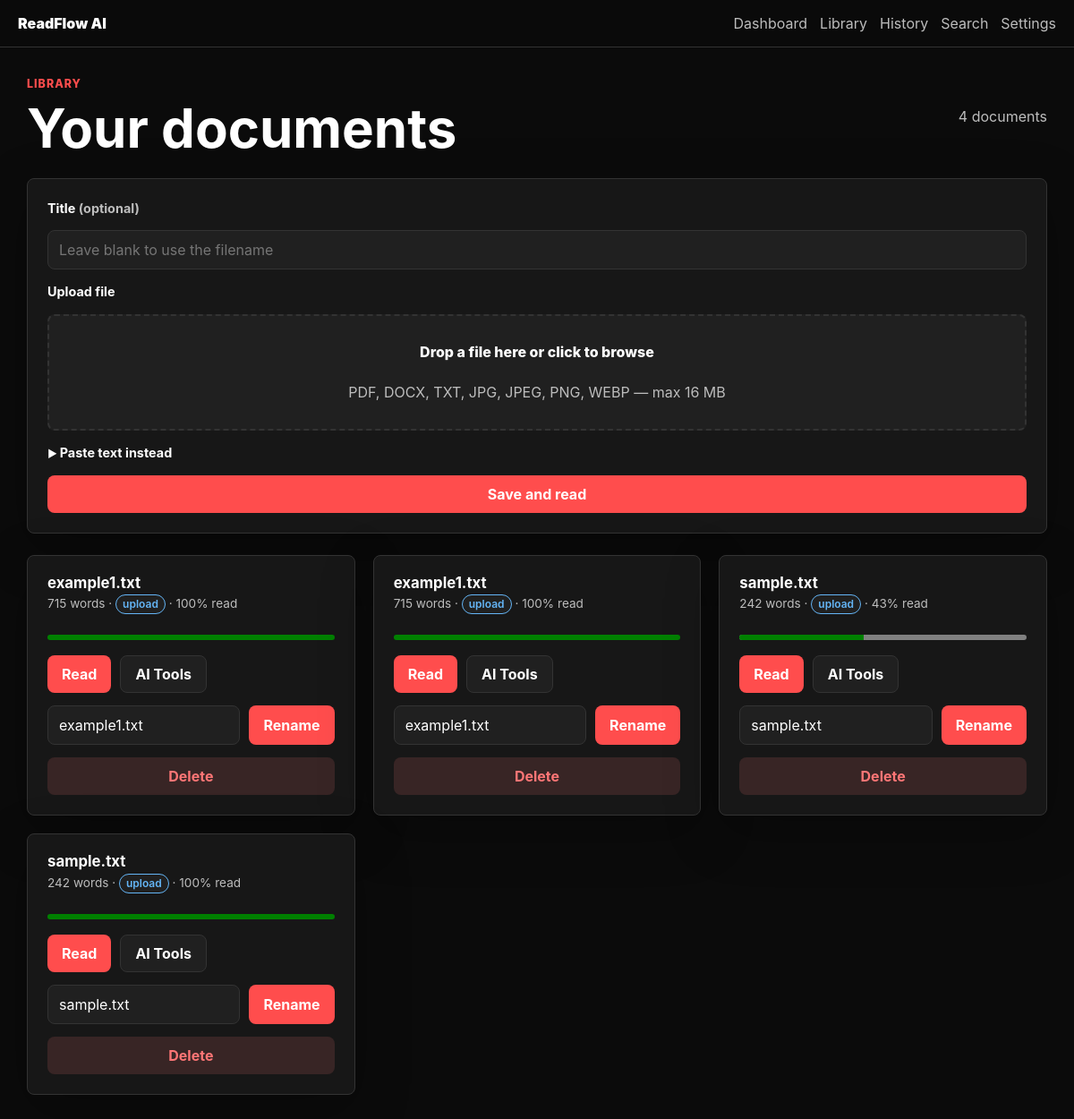
The page /library on the database its author committed.
### tables this page shows
CREATE TABLE documents (
    id                INTEGER PRIMARY KEY AUTOINCREMENT,
    user_id           INTEGER,
    title             TEXT,
    original_filename TEXT,
    stored_filename   TEXT,
    file_type         TEXT,
    source_type       TEXT      NOT NULL DEFAULT 'manual',
    content           TEXT,
    word_count        INTEGER   NOT NULL DEFAULT 0,
    last_position     INTEGER   NOT NULL DEFAULT 0,
    last_wpm          INTEGER   NOT NULL DEFAULT 200,
    last_mode         TEXT      NOT NULL DEFAULT 'word',
    created_at        TIMESTAMP DEFAULT CURRENT_TIMESTAMP,
    updated_at        TIMESTAMP DEFAULT CURRENT_TIMESTAMP,
    FOREIGN KEY (user_id) REFERENCES users(id) ON DELETE CASCADE
);

### blueprints/library_bp.py (the view)
@library_bp.route("/library", methods=["GET", "POST"])
@login_required
def index():
    if request.method == "POST":
        document_id = _create_document_from_request()
        if document_id:
            return redirect(url_for("library.read_document", document_id=document_id))
        return redirect(url_for("library.index"))
    page = max(1, request.args.get("page", 1, type=int))
    offset = (page - 1) * _PER_PAGE
    total = query_one(
        "SELECT COUNT(*) AS n FROM documents WHERE user_id = ?",
        (session["user_id"],),
    )["n"]
    documents = query_all(
        "SELECT * FROM documents WHERE user_id = ? ORDER BY updated_at DESC LIMIT ? OFFSET ?",
        (session["user_id"], _PER_PAGE, offset),
    )
    total_pages = max(1, (total + _PER_PAGE - 1) // _PER_PAGE)
    return render_template(
        "library.html",
        documents=documents,
        page=page,
        total_pages=total_pages,
        total=total,
    )

### auth.py (called while the page is built)
def load_logged_in_user() -> None:
    user_id = session.get("user_id")
    if not user_id:
        default_user = get_or_create_default_user()
        if default_user:
            session["user_id"] = default_user["id"]
            user_id = default_user["id"]
    if user_id:
        g.user = query_one("SELECT * FROM users WHERE id = ?", (user_id,))
        g.user_settings = get_or_create_user_settings(user_id) if g.user else None
    else:
        g.user = None
        g.user_settings = None

def login_required(view):
    @wraps(view)
    def wrapped_view(*args, **kwargs):
        if g.user is None:
            return redirect(url_for("main.index"))
        return view(*args, **kwargs)
    return wrapped_view

### db.py (called while the page is built, shortened)
def get_db() -> sqlite3.Connection:
    if "db" not in g:
        g.db = sqlite3.connect(
            str(current_app.config["DATABASE_PATH"]),
        )
        g.db.row_factory = sqlite3.Row
        g.db.execute("PRAGMA foreign_keys = ON")
        g.db.execute("PRAGMA journal_mode = WAL")
    return g.db

def query_one(sql: str, params: tuple = ()) -> sqlite3.Row | None:
    return get_db().execute(sql, params).fetchone()

def query_all(sql: str, params: tuple = ()) -> list[sqlite3.Row]:
    return get_db().execute(sql, params).fetchall()

def get_or_create_default_user() -> sqlite3.Row:
    real_user = query_one(
        """
        SELECT u.*
        FROM   users u
        LEFT JOIN documents d ON d.user_id = u.id
        WHERE  u.email != ?
        GROUP  BY u.id
        ORDER  BY MAX(d.updated_at) DESC NULLS LAST, u.id DESC
        LIMIT  1
        """,
        (_DEFAULT_USER_EMAIL,),
    )
    if real_user:
        return real_user

def get_or_create_user_settings(user_id: int) -> sqlite3.Row:
    row = query_one("SELECT * FROM settings WHERE user_id = ?", (user_id,))
    if row is None:
        with transaction() as db:
            db.execute(
                "INSERT OR IGNORE INTO settings (user_id) VALUES (?)", (user_id,)
            )
        row = query_one("SELECT * FROM settings WHERE user_id = ?", (user_id,))
    return row

### templates/library.html (shortened to what this page needs)
{% extends "base.html" %}
{% block content %}
<section class="page-header">
    <div>
        <p class="eyebrow">Library</p>
        <h1>Your documents</h1>
    </div>
    {% if total %}<span class="muted">{{ total }} document{{ 's' if total != 1 }}</span>{% endif %}
</section>
<form class="upload-form" action="{{ url_for('library.index') }}"
      method="post" enctype="multipart/form-data">
    <label class="field-label" for="title">Title <span class="muted">(optional)</span></label>
    <input id="title" name="title" type="text" placeholder="Leave blank to use the filename">
    <label class="field-label" for="document">Upload file</label>
    <label id="drop-zone" class="drop-zone" for="document">
        <span class="drop-title">Drop a file here or click to browse</span>
        <span id="selected-file" class="drop-detail">
            PDF, DOCX, TXT, JPG, JPEG, PNG, WEBP &mdash; max 16 MB
        </span>
    </label>
    <details class="paste-toggle">
        <summary class="field-label" style="cursor:pointer">Paste text instead</summary>
    </details>
    <button class="primary-button" type="submit">Save and read</button>
</form>
{% if documents %}
<section class="document-grid">
    {% for doc in documents %}
        <article class="document-card">
            <div class="doc-meta">
                <h2>{{ doc.title }}</h2>
                <p>
                    {{ "{:,}".format(doc.word_count) }} words
                    &middot;
                    <span class="source-badge source-{{ doc.source_type }}">{{ doc.source_type }}</span>
                    &middot;
                    {% if doc.word_count > 0 %}
                        {{ ((doc.last_position / doc.word_count) * 100) | round | int }}% read
                    {% else %}
                        not started
                    {% endif %}
                </p>
                <progress
                    value="{{ doc.last_position }}"
                    max="{{ doc.word_count or 1 }}"
                    aria-label="{{ ((doc.last_position / (doc.word_count or 1)) * 100) | round | int }}% complete">
                </progress>
            </div>
            <div class="card-actions">
                <a class="primary-button" href="{{ url_for('library.read_document', document_id=doc.id) }}">Read</a>
                <a class="secondary-link"  href="{{ url_for('ai.ai_tools', document_id=doc.id) }}">AI Tools</a>
            </div>
            <form class="inline-form" action="{{ url_for('library.rename_document', document_id=doc.id) }}" method="post">
                <input name="title" type="text" value="{{ doc.title }}" aria-label="New title">
                <button type="submit">Rename</button>
            </form>
            <form action="{{ url_for('library.delete_document', document_id=doc.id) }}" method="post"
                  onsubmit="return confirm('Delete "{{ doc.title | e }}"? This cannot be undone.')">
                <button class="danger-button" type="submit">Delete</button>
            </form>
        </article>
    {% endfor %}
</section>
{% else %}
<p class="empty-state" style="margin-top:2rem">
    No documents yet. Upload a file or paste text above to get started.
</p>
{% endif %}
{% endblock %}

### static/css/style.css (style rules this page uses)
:root { --background: #0B0B0B; --surface: #171717; --surface-soft: #202020; --text: #FFFFFF; --muted: #BDBDBD; --accent: #FF4D4D; --accent-dim: rgba(255,77,77,.12); --success: #4CAF50; --success-dim: rgba(76,175,80,.12); --info: #2196F3; --info-dim: rgba(33,150,243,.12); --border: #333333; --danger: #ff7676; --danger-dim: rgba(255,118,118,.14); --shadow: 0 18px 60px rgba(0,0,0,.28); --radius: 8px; --transition: 160ms ease; }
*, *::before, *::after { box-sizing: border-box; }
body { margin: 0; min-height: 100vh; background: var(--background); color: var(--text); font-family: Inter, Arial, Helvetica, sans-serif; font-size: 16px; line-height: 1.5; }
a { color: inherit; }
.eyebrow { margin: 0 0 8px; color: var(--accent); font-size: .78rem; font-weight: 800; letter-spacing: .08em; text-transform: uppercase; }
h1, h2 { margin: 0; line-height: 1.05; }
h1 { font-size: clamp(2rem, 5vw, 4rem); }
h2 { font-size: 1.2rem; }
.muted, .empty-state, .field-help, .drop-detail, .shortcut-help, .document-card p, .metric-card span, small { color: var(--muted); }
.document-grid { display: grid; grid-template-columns: repeat(auto-fill, minmax(280px,1fr)); gap: 20px; margin-top: 24px; }
.page-header, .reader-header { display: flex; align-items: center; justify-content: space-between; gap: 16px; margin-bottom: 24px; flex-wrap: wrap; }
.header-actions, .hero-actions, .card-actions { display: flex; gap: 10px; flex-wrap: wrap; }
.card, .feature-card, .panel-form, .upload-form, .reader-panel, .document-card, .metric-card { border: 1px solid var(--border); border-radius: var(--radius); background: var(--surface); box-shadow: var(--shadow); }
.card, .feature-card, .panel-form, .upload-form, .reader-panel, .document-card { padding: 22px; }
button, .primary-button, .secondary-link, .danger-button { min-height: 42px; display: inline-grid; place-items: center; border: 0; border-radius: var(--radius); padding: 0 16px; color: var(--text); font: inherit; font-weight: 700; cursor: pointer; text-decoration: none; transition: filter var(--transition); white-space: nowrap; }
button, .primary-button { background: var(--accent); }
.secondary-link, .controls button, .reader-actions button { border: 1px solid var(--border); background: var(--surface-soft); }
.danger-button { width: 100%; background: var(--danger-dim); color: var(--danger); border: 1px solid transparent; }
.panel-form, .upload-form { display: grid; gap: 14px; }
.field-label, .check-row { font-weight: 700; font-size: .9rem; }
input[type="text"], input[type="email"], input[type="password"], input[type="search"], input[type="file"], input[type="range"], select, textarea { width: 100%; border: 1px solid var(--border); border-radius: var(--radius); background: var(--surface-soft); color: var(--text); font: inherit; }
input[type="text"], input[type="email"], input[type="password"], input[type="search"], select { min-height: 44px; padding: 0 12px; }
.drop-zone { display: grid; place-items: center; gap: 8px; min-height: 130px; padding: 22px; border: 2px dashed var(--border); border-radius: var(--radius); background: var(--surface-soft); text-align: center; cursor: pointer; transition: border-color var(--transition), background var(--transition), transform var(--transition); position: relative; }
.drop-title { font-size: 1rem; font-weight: 800; }
.paste-toggle > summary { list-style: none; }
.paste-toggle > summary::before { content: '▶ '; font-size: .8em; }
.document-card { display: grid; gap: 14px; }
.document-card h2 { overflow-wrap: anywhere; font-size: 1.05rem; }
.doc-meta p { margin: 4px 0 8px; font-size: .85rem; }
progress { width: 100%; height: 6px; accent-color: var(--accent); border-radius: 99px; overflow: hidden; }
.inline-form, .search-form { display: flex; gap: 10px; }
.source-badge, .mode-badge, .result-count { display: inline-block; padding: 1px 7px; border-radius: 99px; font-size: .75rem; font-weight: 600; background: var(--surface-soft); border: 1px solid var(--border); color: var(--muted); }
.source-badge.source-upload { color: #64B5F6; border-color: #64B5F6; }

### rows shown on the page
documents: title "example1.txt", word_count "715", source_type "upload", ((doc.last_position/doc.word_count)*100)|round|int "100"
documents: title "example1.txt", word_count "715", source_type "upload", ((doc.last_position/doc.word_count)*100)|round|int "100"
documents: title "sample.txt", word_count "242", source_type "upload", ((doc.last_position/doc.word_count)*100)|round|int "43"
documents: title "sample.txt", word_count "242", source_type "upload", ((doc.last_position/doc.word_count)*100)|round|int "100"

### other values the page prints
{{ total }} "4"
{{ 's' if total != 1 }} "s"
